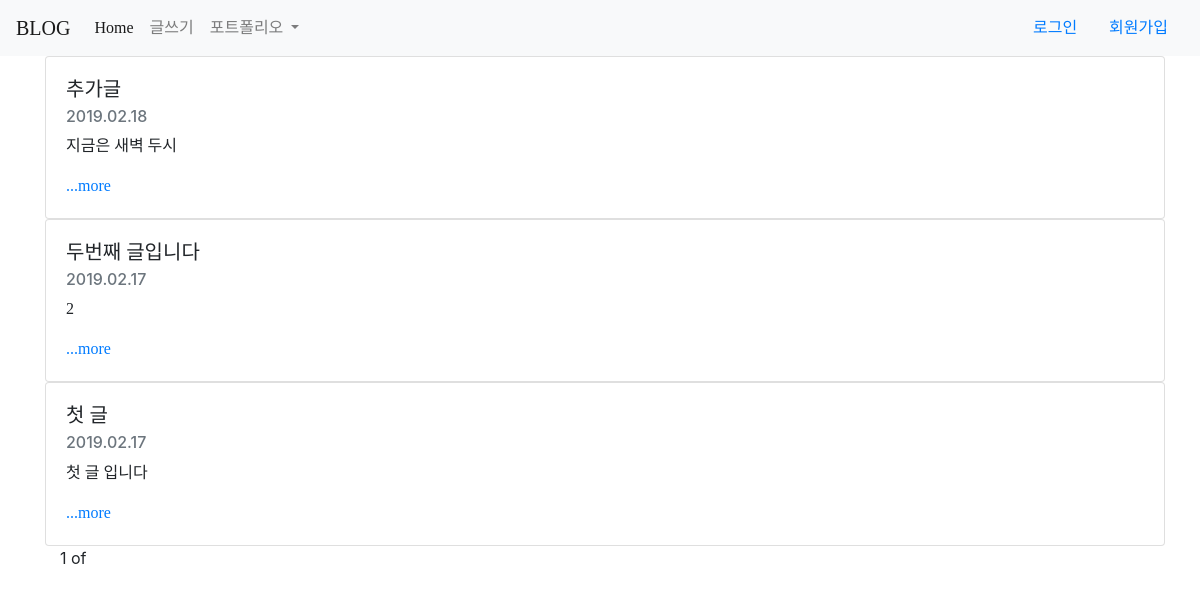
Before: / with the older database file.
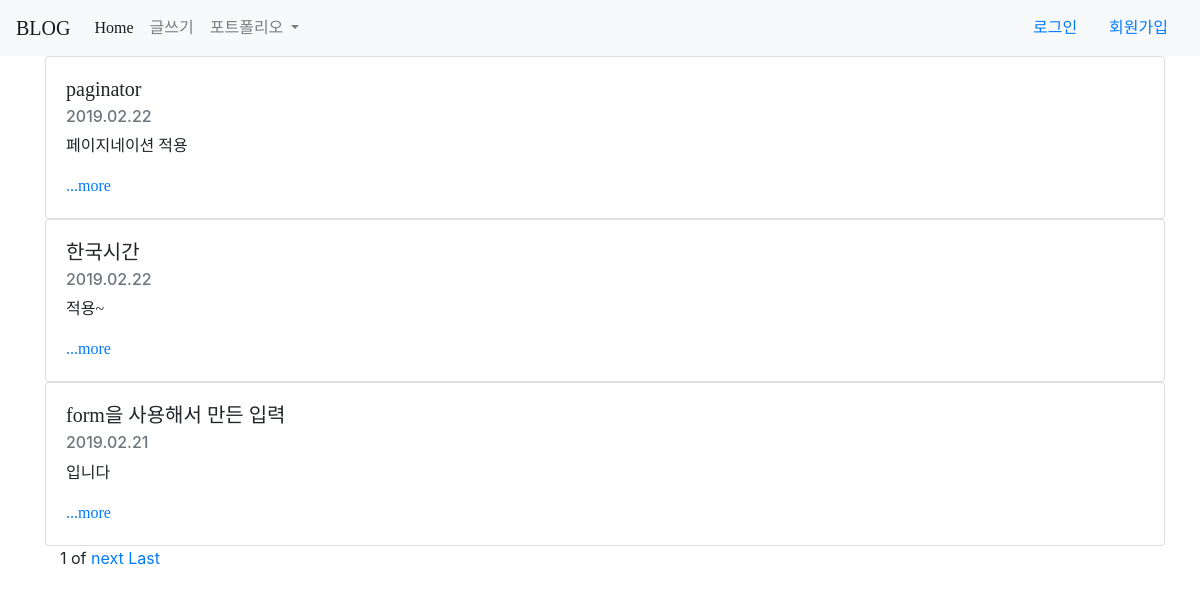
After: the same page with the newer database file.
### blogApp/models.py (models this page shows, shortened)
class Blog(models.Model):
    title = models.CharField(max_length=200)
    pub_date = models.DateTimeField('date published')
    body = models.TextField()
    def summary(self):
        return self.body[:100]
    def time(self):
        return self.pub_date.strftime("%Y.%m.%d")

### blogApp/views.py (the view)
# urls.py: path('', blogApp.views.home, name="home"),
def home(request):
    blogs = Blog.objects.order_by('-pub_date')
    paginator = Paginator(blogs, 3)
    page = request.GET.get('page')
    posts = paginator.get_page(page)
    return render(request, 'home.html', {'blogs':blogs, 'posts':posts })

### blogApp/templates/home.html (shortened to what this page needs)
{% extends 'base.html' %}
{% block content %}
    {% for blog in posts %}
        <div class="card" style="width: 70rem;">
            <div class="card-body">
                <h5 id = no class="card-title">{{ blog.title }}</h5>
                <h6 class="card-subtitle mb-2 text-muted">{{blog.time}}</h6>
                <p id = dog class="card-text">{{ blog.summary}} </p>
                <a id = dog href="{% url 'detail' blog.id %}" class="card-link">...more</a>
            </div>
        </div>
    {% endfor %}
    <div class = container>
        <span>{{posts.number}}</span>
        <span>of</span>
         {% if posts.has_next %}
            <a href="?page={{posts.next_page_number}}">next</a>
            <a href="?page={{posts.paginator.num_page}}">Last</a>
        {%endif%}
    </div>
{% endblock %}

### blog/templates/base.html (shortened to what this page needs)
{% load staticfiles %}
<head>
  <link rel="stylesheet" href="https://stackpath.bootstrapcdn.com/bootstrap/4.3.1/css/bootstrap.min.css">
</head>
<body>
    <nav class="navbar navbar-expand-lg navbar-light bg-light">
        <a class="navbar-brand" href="{% url 'home' %}">BLOG</a>
        <div class="collapse navbar-collapse" id="navbarSupportedContent">
          <ul class="navbar-nav mr-auto">
            <li class="nav-item active">
              <a class="nav-link" href="{% url 'home' %}">Home <span class="sr-only">(current)</span></a>
            </li>
            <li class="nav-item">
              <a class="nav-link" href="{% url 'new' %}">글쓰기</a>
            </li>
            <li class="nav-item dropdown">
              <a class="nav-link dropdown-toggle" href="#" id="navbarDropdown" role="button" data-toggle="dropdown" aria-haspopup="true" aria-expanded="false">
                포트폴리오
              </a>
            </li>
          </ul>
          {% if user.is_authenticated %}
            환영합니다. {{user.username}}님!
            <a class="nav-link" href="javascript:{document.getElementById('logout').submit()}">로그아웃</a>
            <form action="{% url 'logout' %}" id="logout" method="POST">
              {% csrf_token %} <input type="hidden" />
            </form>
          {% else %}
            <a class="nav-link" href="{% url 'login' %}">로그인</a>
            <a class="nav-link" href="{% url 'signup' %}">회원가입</a>
          {% endif %}
        </div>
      </nav>
      <div class="container">
          {% block content %}
          {% endblock %}
      </div>
</body>

### blog/templates/base.html (style rules this page uses)
#no, .navbar-brand { font-family: 'yg-jalnan'; }
#dog, #navbarSupportedContent { font-family: 'KOMACON'; }

Changed rows visible on the page:
no longer on this page (row unchanged): Blog: title "추가글", time "2019.02.18", summary "지금은 새벽 두시"
no longer on this page (row unchanged): Blog: title "두번째 글입니다", time "2019.02.17", summary "2"
no longer on this page (row unchanged): Blog: title "첫 글", time "2019.02.17", summary "첫 글 입니다"
added Blog: title "paginator", time "2019.02.22", summary "페이지네이션 적용"
added Blog: title "한국시간", time "2019.02.22", summary "적용~"
added Blog: title "form을 사용해서 만든 입력", time "2019.02.21", summary "입니다"
Other visible differences:
text now shown: "next Last"
